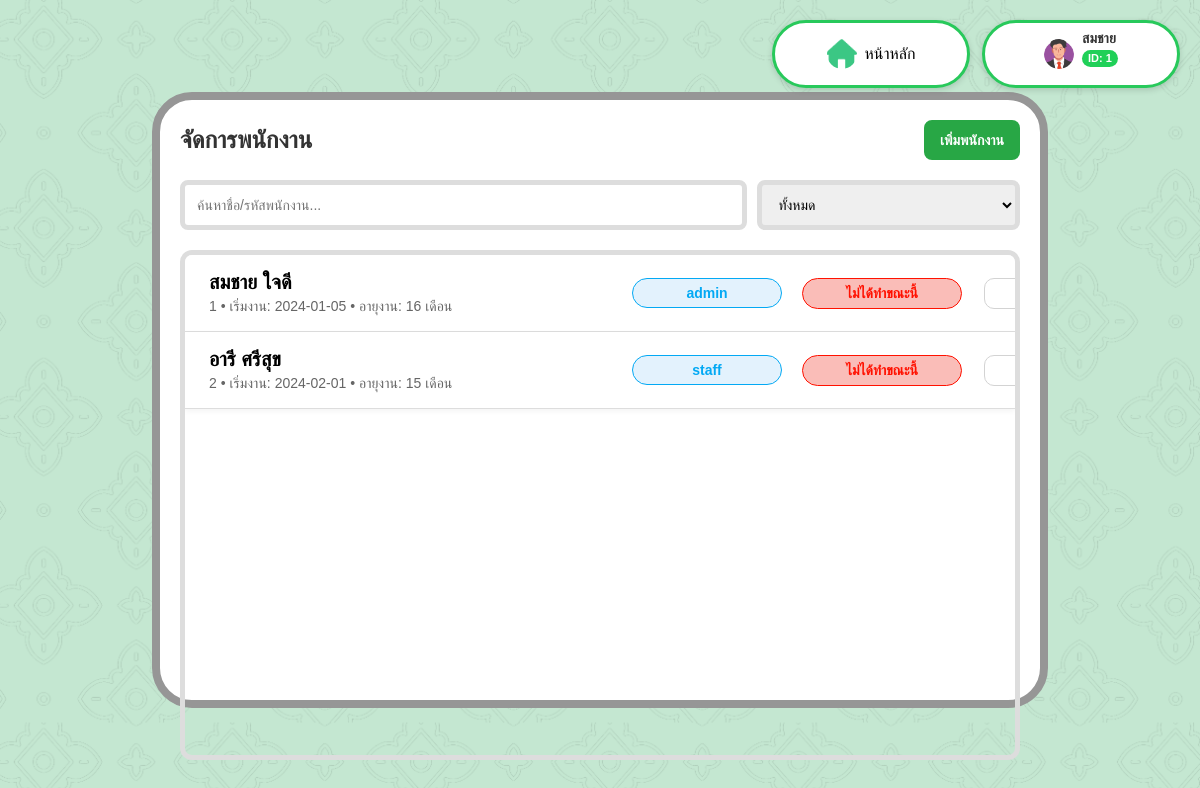
Screenshot of /employees.php (signed in) with the database file from the repository.
### tables this page shows
CREATE TABLE Employee (
    EmployeeID INT(6) AUTO_INCREMENT PRIMARY KEY,
    FName VARCHAR(50),
    LName VARCHAR(50),
    Password VARCHAR(12),
    Role VARCHAR(50),
    StartDate DATE,
    Phone CHAR(10),
    Email VARCHAR(50)
);

### employees.php (the view, shortened to what this page needs)
<?php
include 'backend/db_connect.php';
$employeeID = $_SESSION['EmployeeID'];
$stmt = $conn->prepare("SELECT FName, EmployeeID FROM Employee WHERE EmployeeID = ?");
$stmt->bind_param("i", $employeeID);
$stmt->execute();
$result = $stmt->get_result();
$profile = $result->fetch_assoc();
?>
<!DOCTYPE html>
<html lang="th">
<head>
    <link rel="stylesheet" href="css/employees.css">
</head>
<body>
<div class="top-bar">
  <div class="home-button" onclick="location.href='admin_dashboard.php'">
    <img src="pics/Home_icon.png">
    <p>หน้าหลัก</p>
  </div>
  <div class="profile-box">
    <img src="img/picture/Profile_guy.png" alt="Profile Picture">
    <div class="profile-label">
      <p class="profile-name"><?php echo htmlspecialchars($profile['FName']); ?></p>
      <p class="profile-id">ID: <?php echo htmlspecialchars($profile['EmployeeID']); ?></p>
    </div>
  </div>
</div>
<div class="container">
    <div class="header-bar">
        <h1>จัดการพนักงาน</h1>
        <button class="btn-add" onclick="location.href='createEmployee.php'">เพิ่มพนักงาน</button>
    </div>
    <div class="toolbar">
        <input type="text" class="search-input" placeholder="ค้นหาชื่อ/รหัสพนักงาน..." />
        <select class="status-filter">
            <option>ทั้งหมด</option>
        </select>
    </div>
        <div class="employee-list">
        <?php
        $sql = "
            SELECT e.EmployeeID, e.FName, e.LName, e.Role, e.StartDate,
                a.ClockInTime, a.ClockOutTime
            FROM Employee e
            LEFT JOIN Attendance a
            ON e.EmployeeID = a.EmployeeID
            AND a.WorkDate = CURDATE()
            ORDER BY e.Role, e.StartDate";
        $result = $conn->query($sql);
        while ($row = $result->fetch_assoc()):
            $fullname = htmlspecialchars($row['FName'] . ' ' . $row['LName']);
            $employeeID = htmlspecialchars($row['EmployeeID']);
            $startDate = htmlspecialchars($row['StartDate']);
            $start = new DateTime($row['StartDate']);
            $now = new DateTime();
            $months = ($start->diff($now)->y * 12) + $start->diff($now)->m;
            $roleKey = strtolower(trim($row['Role']));
            $roleBadge = match($roleKey) {
                'admin' => 'badge-admin',
                'manager' => 'badge-manager',
                'staff' => 'badge-service',
                default => 'badge-default',
            };
            if (!empty($row['ClockInTime']) && empty($row['ClockOutTime'])) {
                $statusText = 'ทำงานอยู่';
                $statusClass = 'status-working';
            } else {
                $statusText = 'ไม่ได้ทำขณะนี้';
                $statusClass = 'status-inactive';
            }
        ?>
            <div class="employee-box">
                <div class="employee-info">
                    <div class="employee-name"><?= $fullname ?></div>
                    <div class="employee-details"><?= $employeeID ?> • เริ่มงาน: <?= $startDate ?> • อายุงาน: <?= $months ?> เดือน</div>
                </div>
                <div class="employee-meta">
                    <span class="badge <?php echo $roleBadge; ?>"><?php echo htmlspecialchars($row['Role']); ?></span>
                    <span class="status <?= $statusClass ?>"><?= $statusText ?></span>
                    <a href="employeeProfile.php?id=<?= $employeeID ?>" class="btn-small">ดูโปรไฟล์</a>
                </div>
            </div>
        <?php endwhile; ?>
        </div>
</div>
</body>
</html>

### css/employees.css (style rules this page uses)
body { font-family: 'Sarabun', sans-serif; background: url('../img/background.png'); background-size: cover; margin: 0; padding: 0; }
.container { background-color: white; background-size: 80%; margin: 0 auto; padding: 20px; width: 70%; height: 70%; border-radius: 40px; border: 8px solid #969696; position: absolute; top: 50%; left: 50%; transform: translate(-50%, -50%); }
.top-bar { position: absolute; top: 20px; right: 20px; display: flex; gap: 12px; align-items: center; z-index: 1000; }
.home-button, .profile-box { display: flex; align-items: center; background-color: white; border: 3px solid #28c95b; border-radius: 40px; padding: 6px 16px; height: 50px; min-width: 160px; justify-content: center; box-shadow: 0px 2px 6px rgba(0, 0, 0, 0.15); }
.home-button img, .profile-box img { width: 30px; height: 30px; object-fit: cover; border-radius: 50%; margin-right: 8px; }
.profile-label { display: flex; flex-direction: column; justify-content: center; line-height: 1.2; }
.profile-name { font-size: 14px; font-weight: bold; color: #333; margin: 0; padding: 0; }
.profile-id { font-size: 11px; background-color: #20d058; color: white; padding: 2px 6px; border-radius: 15px; font-weight: bold; margin-top: 3px; display: inline-block; width: fit-content; }
.header-bar { display: flex; justify-content: space-between; align-items: center; margin-bottom: 20px; }
.header-bar h1 { font-size: 24px; margin: 0; color: #333; }
.btn-add { background-color: #28a745; color: white; border: none; height: 40px; padding: 0 16px; border-radius: 8px; display: flex; align-items: center; justify-content: center; font-weight: bold; font-size: 14px; cursor: pointer; }
.toolbar { display: flex; align-items: center; gap: 10px; flex-wrap: wrap; margin-bottom: 20px; }
.toolbar input[type="text"] { flex: 7; height: 40px; padding: 0 12px; font-size: 14px; border: 5px solid #ddd; border-radius: 8px; }
.toolbar select { flex: 3; height: 50px; padding: 0 12px; font-size: 14px; border: 5px solid #ddd; border-radius: 8px; }
.btn, .btn-small { text-decoration: none; display: inline-block; padding: 6px 12px; margin: 2px; border: 1px solid #d3d3d3; background-color: white; color: black; border-radius: 4px; font-size: 14px; cursor: pointer; transition: 0.2s ease; text-align: center; }
.btn-small { font-size: 14px; padding: 6px 16px; border-radius: 10px; }
.status { display: inline-block; padding: 4px 12px; border-radius: 20px; font-size: 13px; font-weight: 500; border: 1px solid transparent; }
.status-inactive { background-color: #fff3cd; color: #ff6f00; border-color: #ffeeba; }
.employee-list { display: flex; flex-direction: column; border: 5px solid #ddd; border-radius: 12px; min-height: 500px; overflow-y: auto; max-height: 500px; }
.employee-box { display: flex; justify-content: space-between; align-items: center; flex-wrap: nowrap; padding: 16px 24px; background-color: white; box-shadow: 0 2px 6px rgba(0, 0, 0, 0.05); gap: 12px; border-bottom: 1px solid #ddd; }
.employee-info { flex: 0 0 50%; width: 40%; min-width: 0; }
.employee-meta { display: grid; grid-template-columns: 150px 160px 130px 80px; gap: 20px; align-items: center; justify-content: end; padding-left: 20px;; }
.employee-name { font-weight: bold; font-size: 20px; margin-bottom: 4px; }
.employee-details { font-size: 14px; color: #666; }
.status { display: flex; font-size: 14px; padding: 6px 14px; border-radius: 20px; font-weight: bold; align-items: center; justify-content: center; }
.badge { font-size: 14px; padding: 6px 14px; border-radius: 20px; font-weight: bold; display: flex; align-items: center; justify-content: center; background-color: #e3f2fd; color: #03a9f4; border: 1px solid #03a9f4; }
.status-inactive { background-color: #fabdb8; color: #ff1100; border: 1px solid #ff1100; }

### rows the page displays
employee: FName "สมชาย", EmployeeID "1", fullname "สมชาย ใจดี", StartDate "2024-01-05", Role "admin", statusText "ไม่ได้ทำขณะนี้"
employee: fullname "อารี ศรีสุข", EmployeeID "2", StartDate "2024-02-01", Role "staff", statusText "ไม่ได้ทำขณะนี้"
